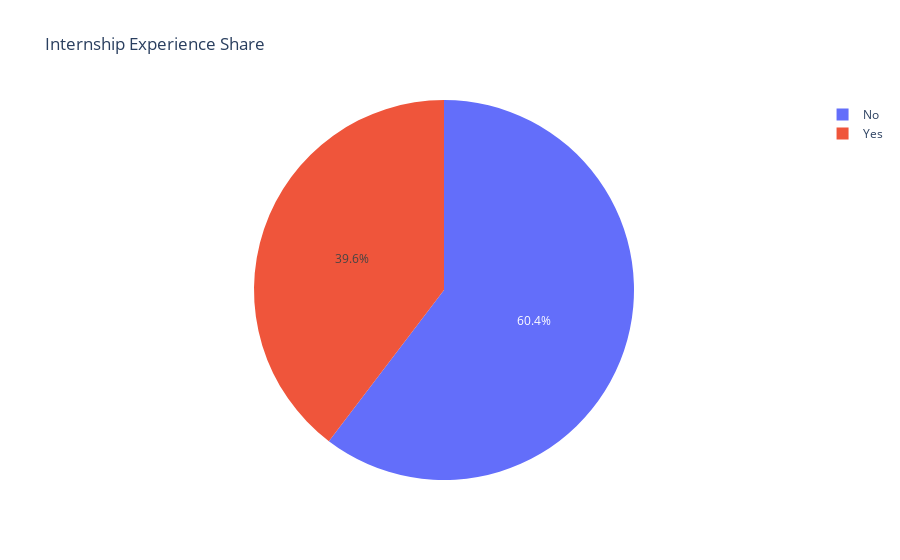

Notebook code cell kept with this figure:
### Code cell
fig = px.pie(df, names='Internship_Experience', title='Internship Experience Share')
fig.show()

### Figure 1 — Plotly figure (JSON) as saved in the notebook; plotly's stock layout.template omitted (floating-point values rounded to 4 significant figures; data arrays with more than 128 entries replaced by an {"elided": "..."} marker saying what was removed)
{"data": [{"domain": {"x": [0, 1], "y": [0, 1]}, "hovertemplate": "Internship_Experience=%{label}<extra></extra>", "labels": {"elided": "10000 str values"}, "legendgroup": "", "name": "", "showlegend": true, "type": "pie"}], "layout": {"legend": {"tracegroupgap": 0}, "title": {"text": "Internship Experience Share"}}}
